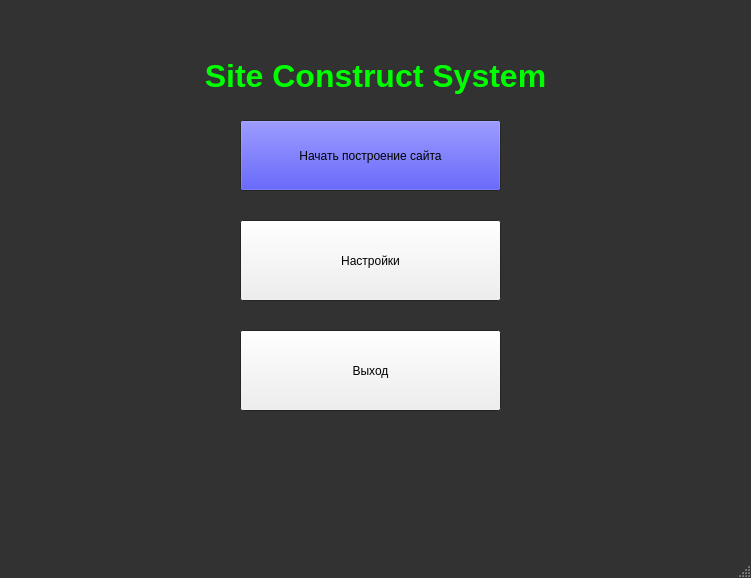
<?xml version="1.0" encoding="UTF-8"?>
<ui version="4.0">
 <class>MainWindow</class>
 <widget class="QMainWindow" name="MainWindow">
  <property name="geometry">
   <rect>
    <x>0</x>
    <y>0</y>
    <width>751</width>
    <height>578</height>
   </rect>
  </property>
  <property name="palette">
   <palette>
    <active>
     <colorrole role="Base">
      <brush brushstyle="SolidPattern">
       <color alpha="255">
        <red>255</red>
        <green>255</green>
        <blue>255</blue>
       </color>
      </brush>
     </colorrole>
     <colorrole role="Window">
      <brush brushstyle="SolidPattern">
       <color alpha="255">
        <red>50</red>
        <green>50</green>
        <blue>50</blue>
       </color>
      </brush>
     </colorrole>
    </active>
    <inactive>
     <colorrole role="Base">
      <brush brushstyle="SolidPattern">
       <color alpha="255">
        <red>255</red>
        <green>255</green>
        <blue>255</blue>
       </color>
      </brush>
     </colorrole>
     <colorrole role="Window">
      <brush brushstyle="SolidPattern">
       <color alpha="255">
        <red>50</red>
        <green>50</green>
        <blue>50</blue>
       </color>
      </brush>
     </colorrole>
    </inactive>
    <disabled>
     <colorrole role="Base">
      <brush brushstyle="SolidPattern">
       <color alpha="255">
        <red>50</red>
        <green>50</green>
        <blue>50</blue>
       </color>
      </brush>
     </colorrole>
     <colorrole role="Window">
      <brush brushstyle="SolidPattern">
       <color alpha="255">
        <red>50</red>
        <green>50</green>
        <blue>50</blue>
       </color>
      </brush>
     </colorrole>
    </disabled>
   </palette>
  </property>
  <property name="windowTitle">
   <string>SCS </string>
  </property>
  <widget class="QWidget" name="centralwidget">
   <widget class="QPushButton" name="StartConstruct_Button">
    <property name="geometry">
     <rect>
      <x>240</x>
      <y>120</y>
      <width>261</width>
      <height>71</height>
     </rect>
    </property>
    <property name="palette">
     <palette>
      <active>
       <colorrole role="WindowText">
        <brush brushstyle="SolidPattern">
         <color alpha="255">
          <red>0</red>
          <green>0</green>
          <blue>0</blue>
         </color>
        </brush>
       </colorrole>
       <colorrole role="Button">
        <brush brushstyle="SolidPattern">
         <color alpha="255">
          <red>0</red>
          <green>0</green>
          <blue>255</blue>
         </color>
        </brush>
       </colorrole>
       <colorrole role="Dark">
        <brush brushstyle="SolidPattern">
         <color alpha="255">
          <red>0</red>
          <green>255</green>
          <blue>127</blue>
         </color>
        </brush>
       </colorrole>
       <colorrole role="Text">
        <brush brushstyle="SolidPattern">
         <color alpha="255">
          <red>0</red>
          <green>0</green>
          <blue>0</blue>
         </color>
        </brush>
       </colorrole>
       <colorrole role="ButtonText">
        <brush brushstyle="SolidPattern">
         <color alpha="255">
          <red>0</red>
          <green>0</green>
          <blue>0</blue>
         </color>
        </brush>
       </colorrole>
       <colorrole role="Base">
        <brush brushstyle="SolidPattern">
         <color alpha="255">
          <red>255</red>
          <green>255</green>
          <blue>255</blue>
         </color>
        </brush>
       </colorrole>
       <colorrole role="Window">
        <brush brushstyle="SolidPattern">
         <color alpha="255">
          <red>52</red>
          <green>52</green>
          <blue>52</blue>
         </color>
        </brush>
       </colorrole>
      </active>
      <inactive>
       <colorrole role="WindowText">
        <brush brushstyle="SolidPattern">
         <color alpha="255">
          <red>0</red>
          <green>0</green>
          <blue>0</blue>
         </color>
        </brush>
       </colorrole>
       <colorrole role="Button">
        <brush brushstyle="SolidPattern">
         <color alpha="255">
          <red>0</red>
          <green>0</green>
          <blue>255</blue>
         </color>
        </brush>
       </colorrole>
       <colorrole role="Dark">
        <brush brushstyle="SolidPattern">
         <color alpha="255">
          <red>0</red>
          <green>255</green>
          <blue>127</blue>
         </color>
        </brush>
       </colorrole>
       <colorrole role="Text">
        <brush brushstyle="SolidPattern">
         <color alpha="255">
          <red>0</red>
          <green>0</green>
          <blue>0</blue>
         </color>
        </brush>
       </colorrole>
       <colorrole role="ButtonText">
        <brush brushstyle="SolidPattern">
         <color alpha="255">
          <red>0</red>
          <green>0</green>
          <blue>0</blue>
         </color>
        </brush>
       </colorrole>
       <colorrole role="Base">
        <brush brushstyle="SolidPattern">
         <color alpha="255">
          <red>255</red>
          <green>255</green>
          <blue>255</blue>
         </color>
        </brush>
       </colorrole>
       <colorrole role="Window">
        <brush brushstyle="SolidPattern">
         <color alpha="255">
          <red>52</red>
          <green>52</green>
          <blue>52</blue>
         </color>
        </brush>
       </colorrole>
      </inactive>
      <disabled>
       <colorrole role="WindowText">
        <brush brushstyle="SolidPattern">
         <color alpha="255">
          <red>0</red>
          <green>255</green>
          <blue>127</blue>
         </color>
        </brush>
       </colorrole>
       <colorrole role="Button">
        <brush brushstyle="SolidPattern">
         <color alpha="255">
          <red>0</red>
          <green>0</green>
          <blue>255</blue>
         </color>
        </brush>
       </colorrole>
       <colorrole role="Dark">
        <brush brushstyle="SolidPattern">
         <color alpha="255">
          <red>0</red>
          <green>255</green>
          <blue>127</blue>
         </color>
        </brush>
       </colorrole>
       <colorrole role="Text">
        <brush brushstyle="SolidPattern">
         <color alpha="255">
          <red>0</red>
          <green>255</green>
          <blue>127</blue>
         </color>
        </brush>
       </colorrole>
       <colorrole role="ButtonText">
        <brush brushstyle="SolidPattern">
         <color alpha="255">
          <red>0</red>
          <green>255</green>
          <blue>127</blue>
         </color>
        </brush>
       </colorrole>
       <colorrole role="Base">
        <brush brushstyle="SolidPattern">
         <color alpha="255">
          <red>52</red>
          <green>52</green>
          <blue>52</blue>
         </color>
        </brush>
       </colorrole>
       <colorrole role="Window">
        <brush brushstyle="SolidPattern">
         <color alpha="255">
          <red>52</red>
          <green>52</green>
          <blue>52</blue>
         </color>
        </brush>
       </colorrole>
      </disabled>
     </palette>
    </property>
    <property name="text">
     <string>Начать построение сайта</string>
    </property>
   </widget>
   <widget class="QLabel" name="TitileOfProgram_Label">
    <property name="geometry">
     <rect>
      <x>150</x>
      <y>50</y>
      <width>451</width>
      <height>51</height>
     </rect>
    </property>
    <property name="palette">
     <palette>
      <active>
       <colorrole role="WindowText">
        <brush brushstyle="SolidPattern">
         <color alpha="255">
          <red>0</red>
          <green>255</green>
          <blue>0</blue>
         </color>
        </brush>
       </colorrole>
      </active>
      <inactive>
       <colorrole role="WindowText">
        <brush brushstyle="SolidPattern">
         <color alpha="255">
          <red>0</red>
          <green>255</green>
          <blue>0</blue>
         </color>
        </brush>
       </colorrole>
      </inactive>
      <disabled>
       <colorrole role="WindowText">
        <brush brushstyle="SolidPattern">
         <color alpha="255">
          <red>120</red>
          <green>120</green>
          <blue>120</blue>
         </color>
        </brush>
       </colorrole>
      </disabled>
     </palette>
    </property>
    <property name="font">
     <font>
      <pointsize>24</pointsize>
      <weight>75</weight>
      <bold>true</bold>
     </font>
    </property>
    <property name="text">
     <string>Site Construct System</string>
    </property>
    <property name="alignment">
     <set>Qt::AlignCenter</set>
    </property>
   </widget>
   <widget class="QPushButton" name="Settings_Button">
    <property name="geometry">
     <rect>
      <x>240</x>
      <y>220</y>
      <width>261</width>
      <height>81</height>
     </rect>
    </property>
    <property name="text">
     <string>Настройки</string>
    </property>
   </widget>
   <widget class="QPushButton" name="Exit_Button">
    <property name="geometry">
     <rect>
      <x>240</x>
      <y>330</y>
      <width>261</width>
      <height>81</height>
     </rect>
    </property>
    <property name="text">
     <string>Выход</string>
    </property>
   </widget>
  </widget>
  <widget class="QMenuBar" name="menubar">
   <property name="geometry">
    <rect>
     <x>0</x>
     <y>0</y>
     <width>751</width>
     <height>21</height>
    </rect>
   </property>
  </widget>
  <widget class="QStatusBar" name="statusbar"/>
 </widget>
 <resources/>
 <connections/>
</ui>
